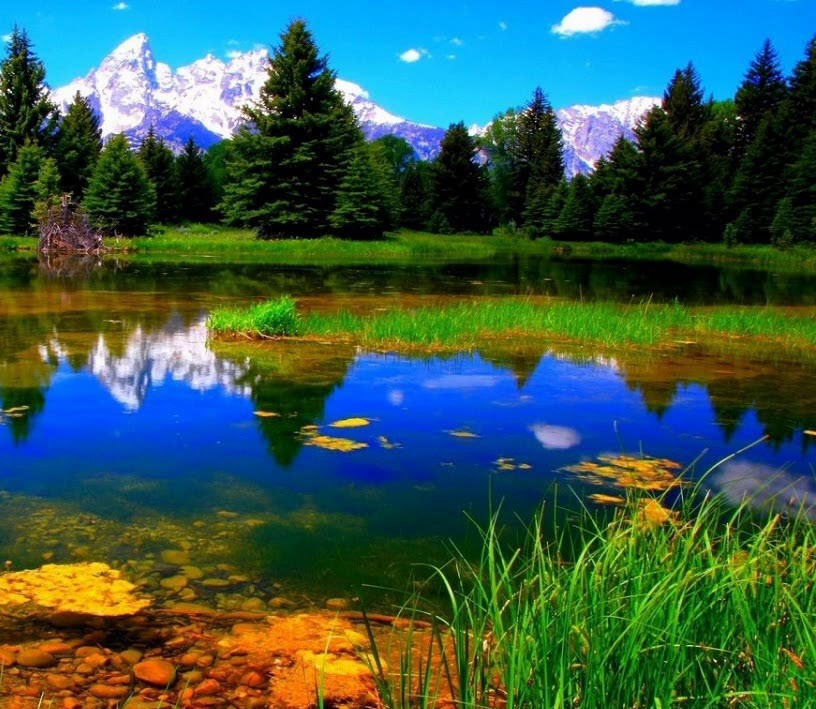
#> input picture 1.jpg, 816 x 709 px
$ python vision.py
#> lines starting #> are read from the running program, lines starting #| are printed output that depends on the picture; after the words box and inside, x2 and y2 are one past the last pixel; in counts of white or black regions, pixels touching at a corner belong together
import cv2
import numpy as np

img_ = cv2.imread('1.jpg')
#> img_ is the input picture: shape (709, 816, 3); mean B, G, R 78.2, 90.5, 57.4
img_ = cv2.resize(img_, (0,0), fx=1, fy=1)
gray1 = cv2.cvtColor(img_,cv2.COLOR_BGR2GRAY)
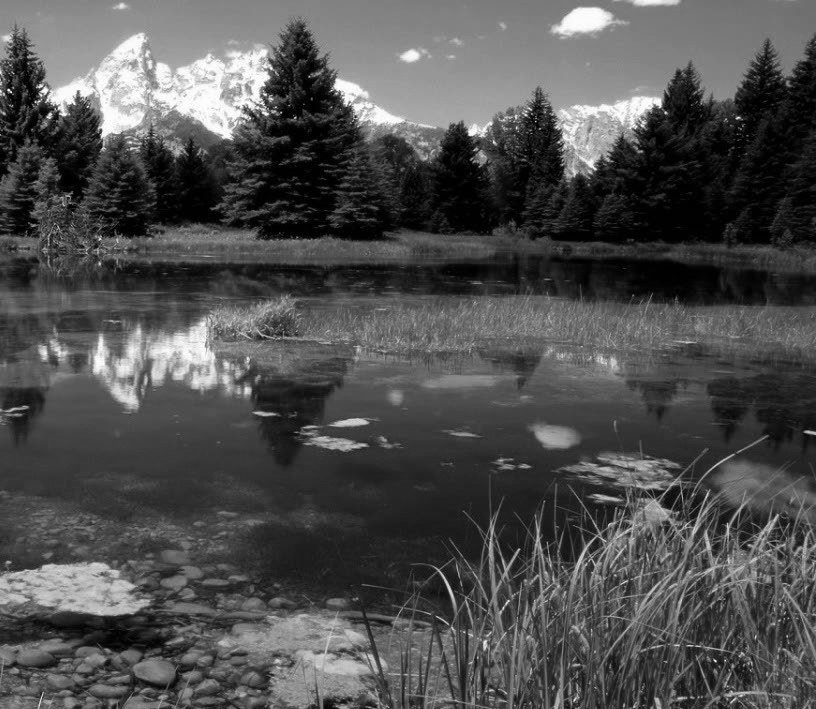
#> gray1: shape (709, 816); min 0, max 255, mean 79.2

img = cv2.imread('2.jpg')
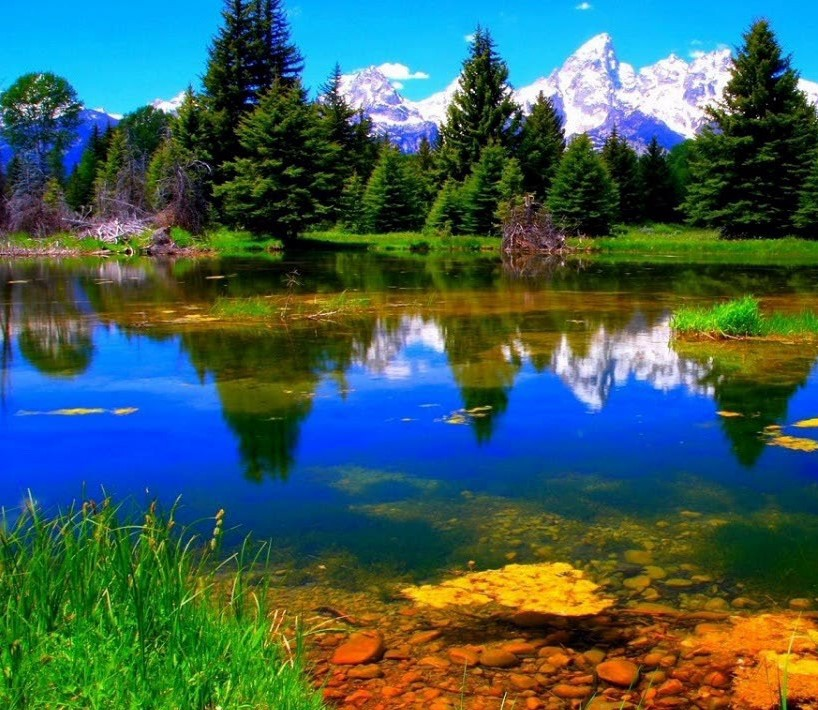
#> input picture 2.jpg, 818 x 710 px
#> img is the input picture: shape (710, 818, 3); mean B, G, R 87.8, 94.6, 62.3
img = cv2.resize(img, (0,0), fx=1, fy=1)
gray2 = cv2.cvtColor(img,cv2.COLOR_BGR2GRAY)
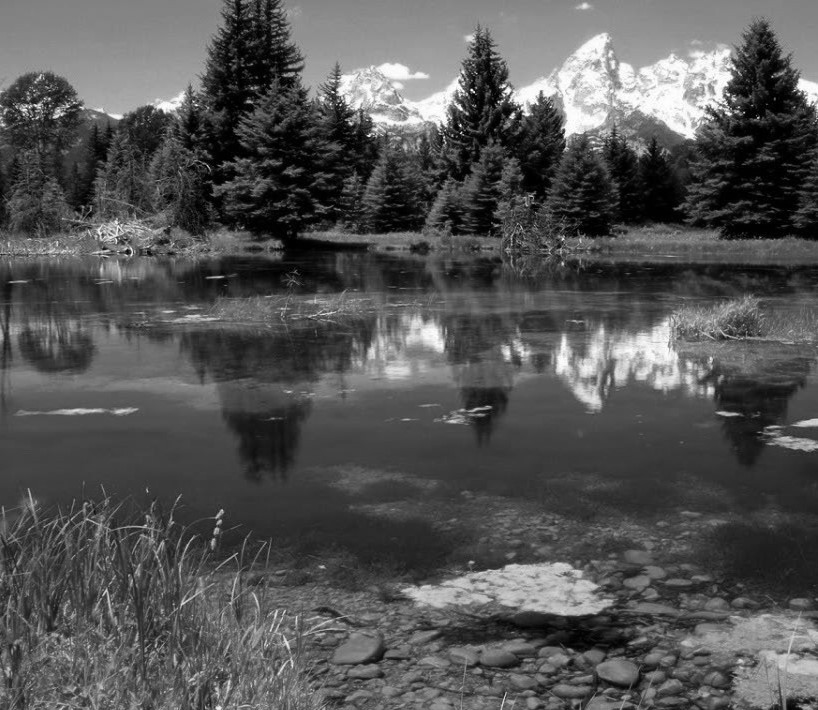
#> gray2: shape (710, 818); min 0, max 255, mean 84.2

sift = cv2.SIFT_create()
# finding key points
kp1, des1 = sift.detectAndCompute(gray1,None)
#> kp1 = 5400 keypoints; strongest (x, y, size): (666, 113, 2), (49, 116, 3.9), (738, 118, 2.3), (265, 94, 2)
kp2, des2 = sift.detectAndCompute(gray2,None)
#> kp2 = 5936 keypoints; strongest (x, y, size): (460, 125, 1.9), (369, 136, 2), (512, 116, 3.9), (728, 94, 2)

match = cv2.BFMatcher()
matches = match.knnMatch(des1,des2,k=2)
#> matches = 5400 matches

good = []
for m,n in matches:
    if m.distance < 0.03*n.distance:
        good.append(m)
#> after the loop, good = 135 matches

parameters = dict(matchColor=(0,255,0),
                       singlePointColor=None,
                       flags=2)
img3 = cv2.drawMatches(img_,kp1,img,kp2,good,None,**parameters)
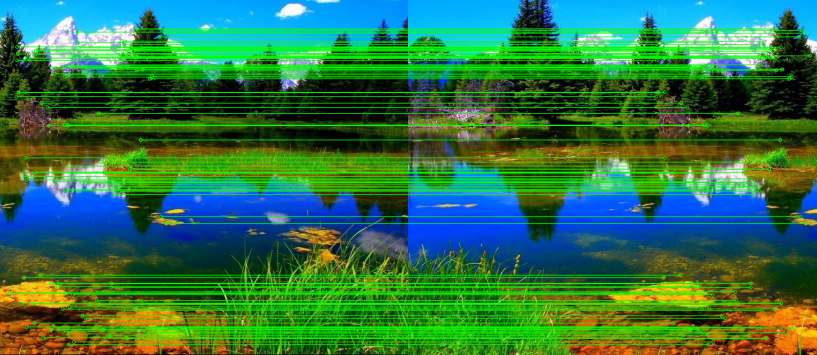
#> img3: shape (710, 1634, 3) (shown at 1/2 size); mean B, G, R 70.8, 116.2, 47.8

MIN_MATCH_COUNT = 6
#checking if the images has sufficient number of matches or not
if len(good) > MIN_MATCH_COUNT:
    src_pts = np.float32([ kp1[m.queryIdx].pt for m in good ]).reshape(-1,1,2)
#> src_pts = 135 rows, first 8: [18.88, 585.7], [18.88, 585.7], [32.39, 192.7], [33.83, 93.25], [33.88, 120.2], [35.32, 107.5], [36.78, 184.6], [41.56, 607.4]
    dst_pts = np.float32([ kp2[m.trainIdx].pt for m in good ]).reshape(-1,1,2)
#> dst_pts = 135 rows, first 8: [481.9, 585.7], [481.9, 585.7], [495.2, 192.6], [496.8, 93.18], [496.8, 120.1], [498.3, 107.5], [499.8, 184.6], [504.7, 607.4]
    #finding homography matrix
    M, mask = cv2.findHomography(src_pts, dst_pts, cv2.RANSAC,5.0)
#> M = [[1, 9.18e-05, 463], [2.13e-05, 1, -0.0231], [-5.81e-08, 1.79e-07, 1]]; mask = 135 values from 1 to 1

    h,w = gray1.shape
#> h = 709; w = 816
    pts = np.float32([ [0,0],[0,h-1],[w-1,h-1],[w-1,0] ]).reshape(-1,1,2)
#> pts = [[0, 0], [0, 708], [815, 708], [815, 0]]
    dst = cv2.perspectiveTransform(pts,M)
#> dst = [[463, -0.0231], [463, 708], [1278, 708], [1278.1, -0.00576]]

    gray2 = cv2.polylines(gray2,[np.int32(dst)],True,255,3, cv2.LINE_AA)
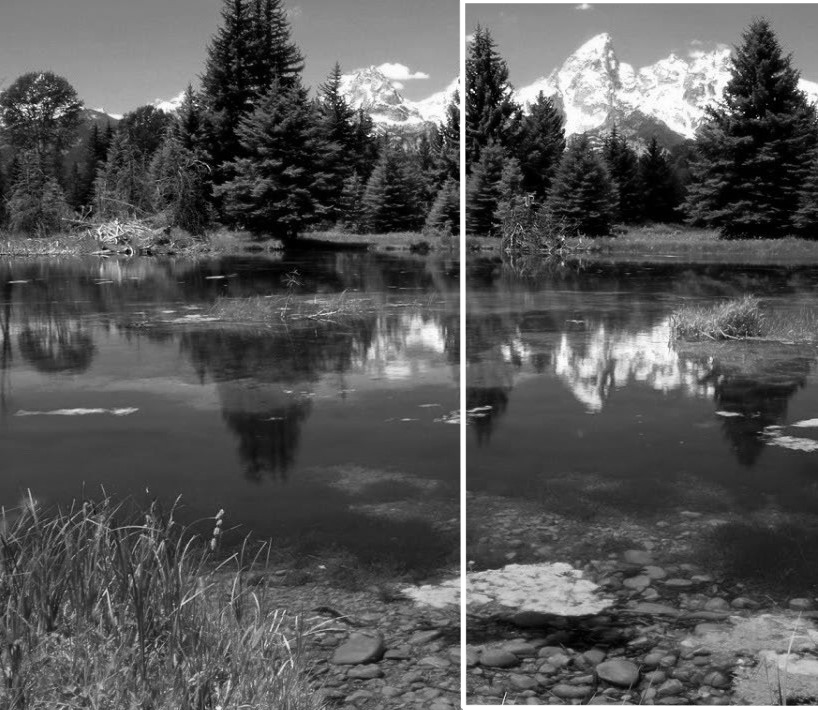
#> gray2: shape (710, 818); 1.43% of pixels changed, all inside (x1, y1, x2, y2) = (459, 0, 818, 710)
else:
    print ("Not enough matches are found - %d/%d" % (len(good),MIN_MATCH_COUNT))
    # if it do not have sufficient matches then both pictures can't be combined
dst = cv2.warpPerspective(img_,M,(img.shape[1] + img_.shape[1], img.shape[0]))
dst[0:img.shape[0], 0:img.shape[1]] = img
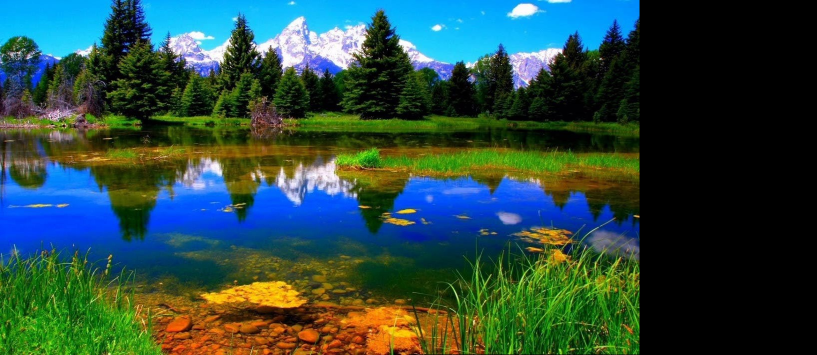
#> dst: shape (710, 1634, 3) (shown at 1/2 size); mean B, G, R 66, 72.5, 43.4

# function for removing the black portion formed due to shifting of image
def trim(frame):
    if not np.sum(frame[0]):
        return trim(frame[1:])
    if not np.sum(frame[-1]):
        return trim(frame[:-2])
    if not np.sum(frame[:,0]):
        return trim(frame[:,1:])
    if not np.sum(frame[:,-1]):
        return trim(frame[:,:-2])
#> in trim (call 40), `return trim(frame[:,:-2])`:
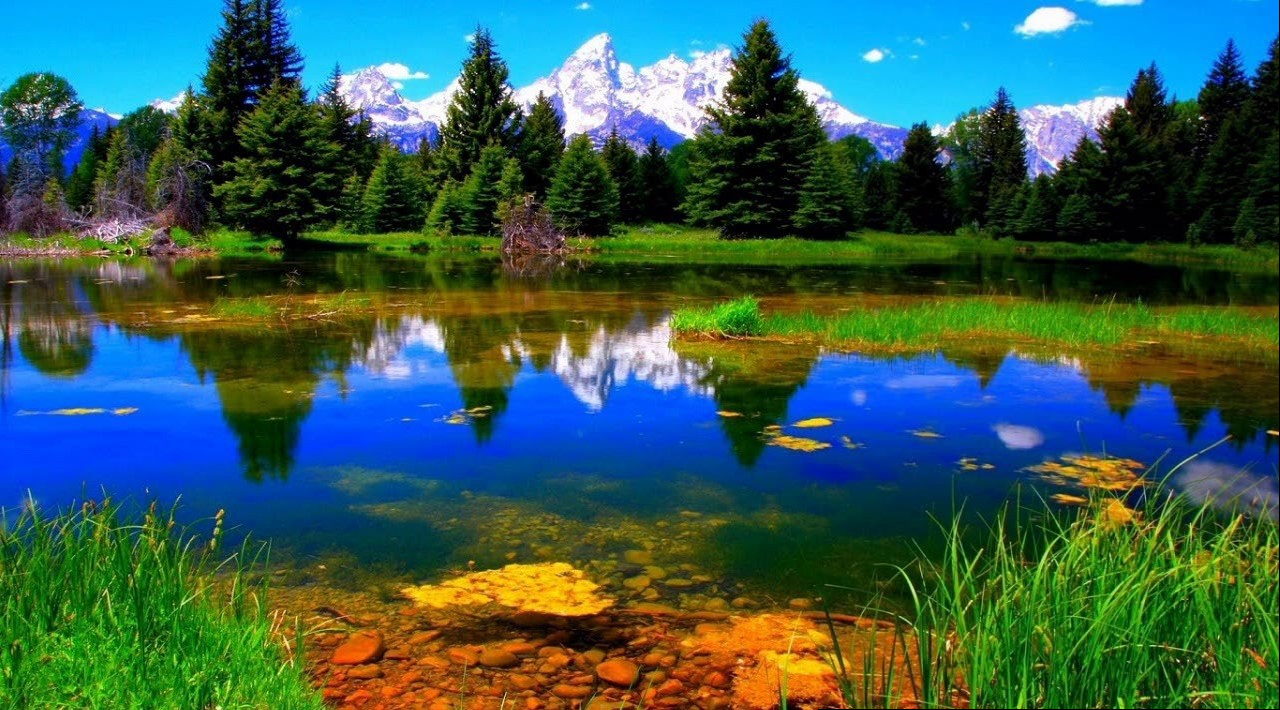
#> returned value: shape (710, 1280, 3); mean of channels 0, 1, 2 84.3, 92.5, 55.4; drawn as B, G, R
    return frame

cv2.imshow("final_stiched_image.jpg", trim(dst))
cv2.imwrite("final_stiched_image.jpg", trim(dst))
cv2.waitKey()
